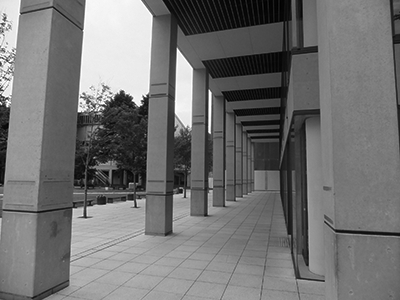
//> input picture ImageRecognition_0508/ImageRecognition_0508_05/k1.png, 400 x 300 px
$ ./main05   (built with g++ and OpenCV 4)
//> lines starting //> are read from the running program, lines starting //| are printed output that depends on the picture
#include <iostream>
#include <opencv2\/opencv.hpp>

int main(int argc, const char * argv[]){
	cv::Mat img = cv::imread("k1.png");	//画像ファイルの読み込み
//> img is the input picture: 300 rows x 400 cols, CV_8UC3; min 0, max 255, mean 114.7
	if (img.empty())	//ファイルの読み込み失敗
	{
		std::cout << "ファイルの読み込みに失敗しました" << std::endl;
		return -1;
	}
	//元画像の表示
	cv::namedWindow("Original Image");	//ウィンドウの生成
	cv::imshow("Original Image",img);	//画像の描画

	//出力画像の準備
	cv::Mat distimg;
	cv::Mat tmp;	//作業用

	//横方向の3*3ソーベルフィルタ
	cv::Sobel(img, tmp, CV_32F,1,0,3);
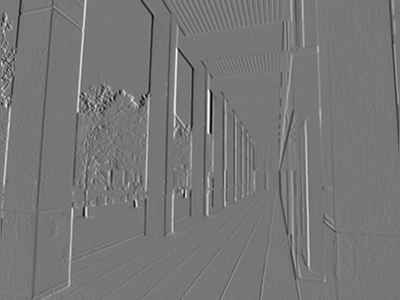
//> tmp: 300 rows x 400 cols, CV_32FC3; min -767, max 870, mean -0.6; drawn with min black and max white
	cv::convertScaleAbs(tmp,distimg);	//各画素値の絶対値を求める
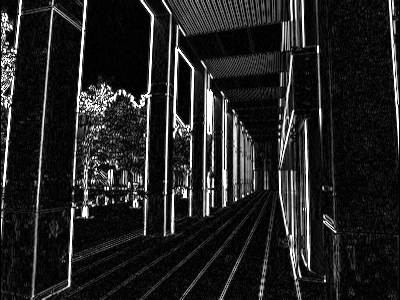
//> distimg: 300 rows x 400 cols, CV_8UC3; min 0, max 255, mean 34.6
	cv::namedWindow("Horizontal Sobel");	//ウィンドウの生成
	cv::imshow("Horizontal Sobel", distimg);	//画像の描画
	if(cv::imwrite("Horizontal Sobel.bmp", distimg) == false){	//保存の成否判定
		std::cout << "ファイルの保存に失敗" << std::endl;
		return -1;
	}

	//縦方向の3*3ソーベルフィルタ
	cv::Sobel(img, tmp, CV_32F,0,1,3);
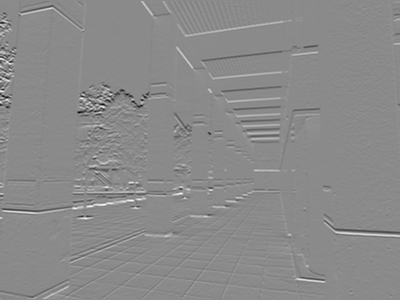
//> tmp: 300 rows x 400 cols, CV_32FC3; min -906, max 761, mean 0.9; drawn with min black and max white
	cv::convertScaleAbs(tmp,distimg);	//各画素値の絶対値を求める
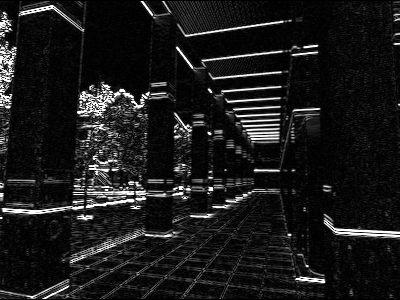
//> distimg: 300 rows x 400 cols, CV_8UC3; min 0, max 255, mean 26.6
	cv::namedWindow("Vertcal Sobel");	//ウィンドウの生成
	cv::imshow("Vertcal Sobel", distimg);	//画像の描画
	if(cv::imwrite("Vertcal Sobel.bmp", distimg) == false){	//保存の成否判定
		std::cout << "ファイルの保存に失敗" << std::endl;
		return -1;
	}

	//3*3ラプラシアンフィルタ
	cv::Laplacian(img, tmp, CV_32F,3);
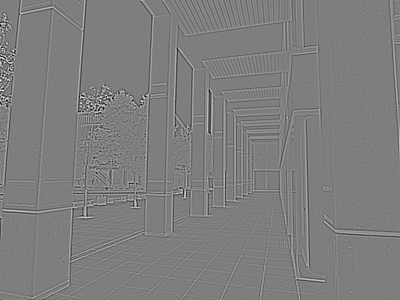
//> tmp: 300 rows x 400 cols, CV_32FC3; min -1014, max 1032, mean 0.1; drawn with min black and max white
	cv::convertScaleAbs(tmp,distimg);	//各画素値の絶対値を求める
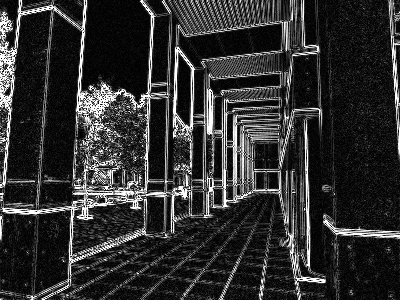
//> distimg: 300 rows x 400 cols, CV_8UC3; min 0, max 255, mean 47.8
	cv::namedWindow("Laplacian");	//ウィンドウの生成
	cv::imshow("Laplacian", distimg);	//画像の描画
	if(cv::imwrite("Laplacian.bmp", distimg) == false){	//保存の成否判定
		std::cout << "ファイルの保存に失敗" << std::endl;
		return -1;
	}

	cv::waitKey();	//キーが押されるまで待つ
	return 0;
}
